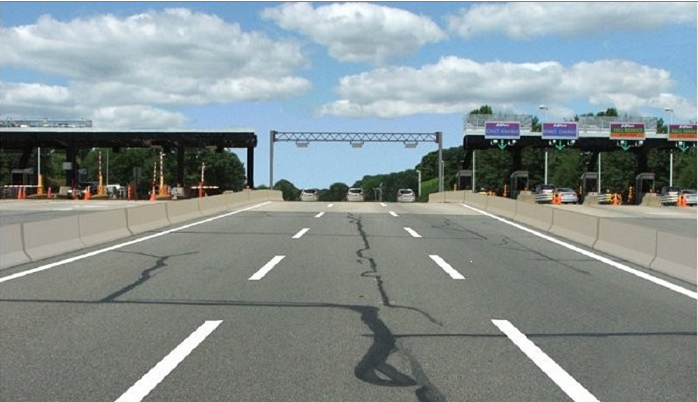
#> input picture Day1/1_07_CV_LineDetection/line_example/road.png, 698 x 402 px
$ python 5_hough.py
#> lines starting #> are read from the running program, lines starting #| are printed output that depends on the picture; after the words box and inside, x2 and y2 are one past the last pixel; in counts of white or black regions, pixels touching at a corner belong together
import cv2  # opencv
import numpy as np
from google.colab.patches import cv2_imshow

def region_of_interest(img, vertices, color3=(255, 255, 255), color1=255):  # ROI

    mask = np.zeros_like(img)

    if len(img.shape) > 2:
        color = color3
    else:
        color = color1

    cv2.fillPoly(mask, vertices, color)

    ROI_image = cv2.bitwise_and(img, mask)
    return ROI_image


def draw_lines(img, lines, color=[0, 0, 255], thickness=2):
    for line in lines:
        for x1, y1, x2, y2 in line:
            cv2.line(img, (x1, y1), (x2, y2), color, thickness)


def hough_lines(img, rho, theta, threshold, min_line_len, max_line_gap):
    lines = cv2.HoughLinesP(img, rho, theta, threshold, np.array([]), minLineLength=min_line_len,
                            maxLineGap=max_line_gap)
    line_img = np.zeros((img.shape[0], img.shape[1], 3), dtype=np.uint8)
    draw_lines(line_img, lines)

    return line_img


def weighted_img(img, initial_img, aa=1, bb=1., cc=0.):
    return cv2.addWeighted(initial_img, aa, img, bb, cc)


image = cv2.imread('road.png')
#> image is the input picture: shape (402, 698, 3); mean B, G, R 146, 145.2, 134.6
height, width = image.shape[:2]
#> height = 402; width = 698

kernel_size = 3
low_threshold = 70
high_threshold = 210
gray_img = cv2.cvtColor(image, cv2.COLOR_RGB2GRAY)
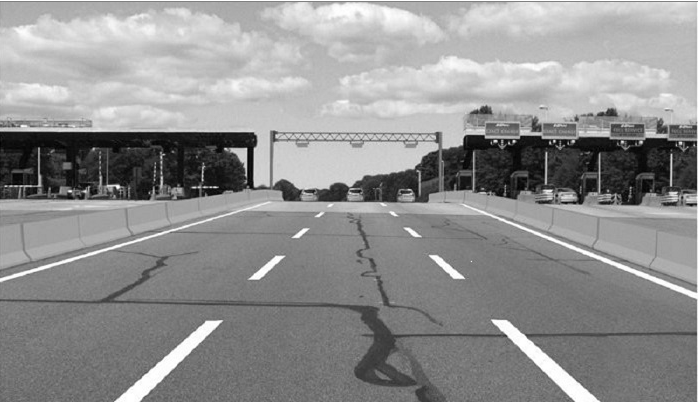
#> gray_img: shape (402, 698); min 1, max 255, mean 144.2
blur_img = cv2.GaussianBlur(image, (kernel_size, kernel_size), 0)  # Blur
canny_img = cv2.Canny(blur_img, low_threshold, high_threshold)  # Canny edge
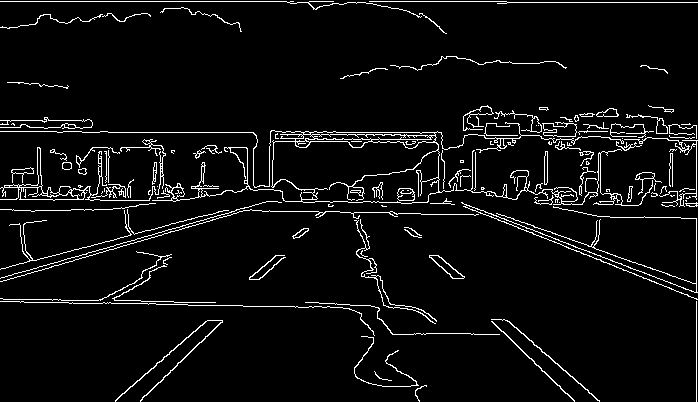
#> canny_img: shape (402, 698); 5.3% white in thin lines or dots

vertices = np.array(
    [[(0, height), (width / 2 - 70, height / 2 + 0), (width / 2 + 70, height / 2 + 0), (width - 0, height)]],
    dtype=np.int32)
ROI_img = region_of_interest(canny_img, vertices)  # ROI
#> in region_of_interest, `cv2.fillPoly(mask, vertices, color)`:
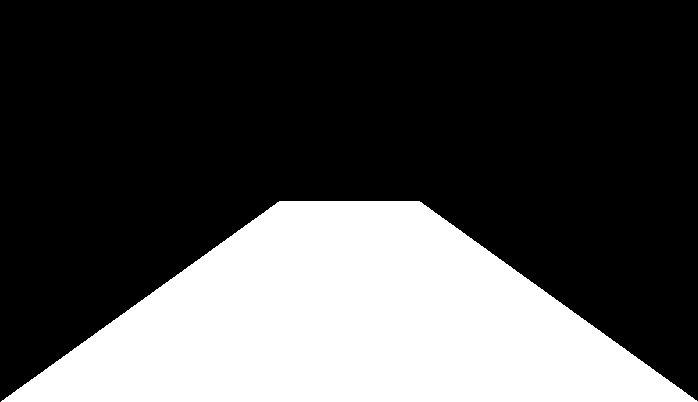
#> mask: shape (402, 698); 30% white; 1 white region, box (x1, y1, x2, y2) and area: (1, 201, 698, 402) 84297
#> in region_of_interest, `ROI_image = cv2.bitwise_and(img, mask)`:
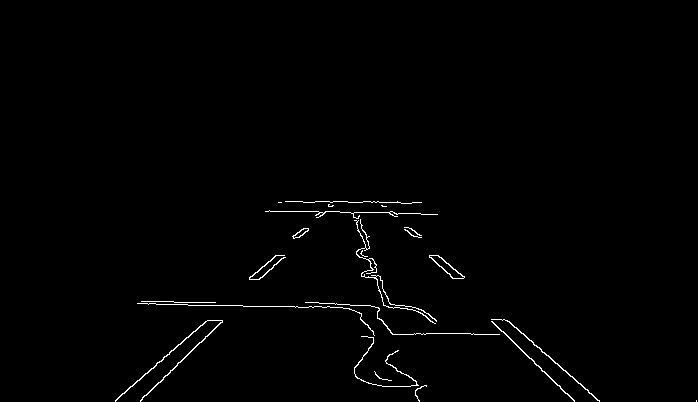
#> ROI_image: shape (402, 698); 0.95% white in thin lines or dots, all inside (x1, y1, x2, y2) = (115, 201, 697, 402)

hough_img = hough_lines(ROI_img, 1, 1 * np.pi / 180, 30, 10, 20)
#> in hough_lines, `lines = cv2.HoughLinesP(img, rho, theta, threshold, np.array([]), minL..`: lines = 41 rows, first 6: [378, 308, 418, 308], [140, 401, 236, 305], [506, 320, 599, 401], [267, 211, 420, 213], [531, 358, 574, 401], [137, 303, 342, 307]
#> the loop in draw_lines, `for line in lines:` made 41 passes
#> line on passes 1 to 12: [[378, 308, 418, 308]], [[140, 401, 236, 305]], [[506, 320, 599, 401]], [[267, 211, 420, 213]], [[531, 358, 574, 401]], [[137, 303, 342, 307]], [[373, 334, 469, 333]], [[115, 400, 207, 320]], [[491, 319, 541, 370]], [[145, 301, 173, 301]], [[293, 201, 411, 203]], [[350, 305, 411, 306]]
#> after the loop in draw_lines, `for line in lines:`:
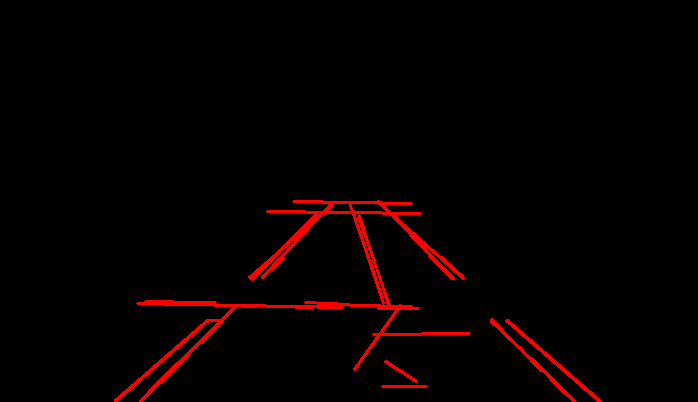
#> img: shape (402, 698, 3); mean of channels 0, 1, 2 0, 0, 6.3; drawn as B, G, R

result = weighted_img(hough_img, image)  # overlap
#> in weighted_img, `return cv2.addWeighted(initial_img, aa, img, bb, cc)`:
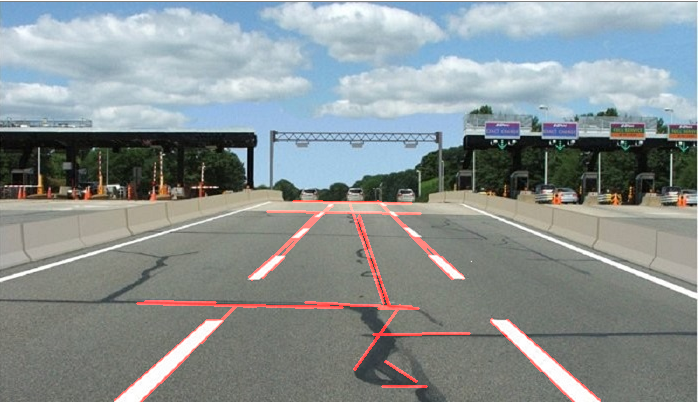
#> returned value: shape (402, 698, 3); mean of channels 0, 1, 2 146, 145.2, 137.3; drawn as B, G, R
cv2_imshow('result', result)
cv2.waitKey(0)
